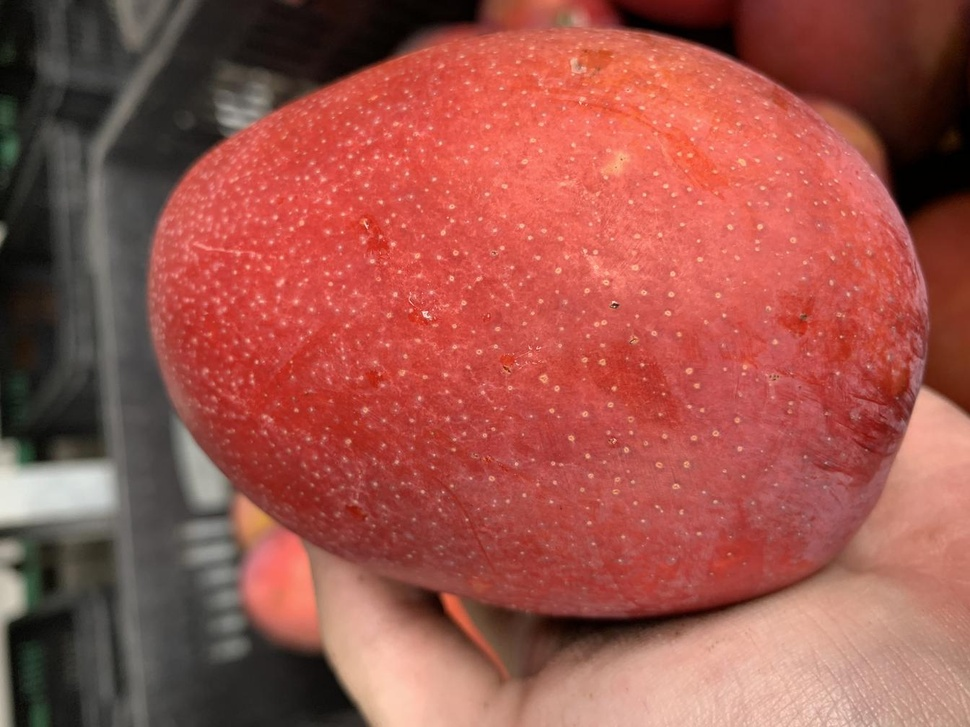
#> input picture CNN/AIMongo/G-Plant2_0616_98.jpg, 970 x 727 px, shrunk from 1344 x 1008 before the run
$ python getMongoOut1.py
#> lines starting #> are read from the running program, lines starting #| are printed output that depends on the picture; after the words box and inside, x2 and y2 are one past the last pixel; in counts of white or black regions, pixels touching at a corner belong together
# -*- coding: utf-8 -*-
"""
Created on Tue Nov 13 11:06:47 2018

@author: 李立宗  lilizong@gmail.com
《opencv图穷匕见-python实现》 电子工业出版社
"""
#输出边缘和结构信息
import cv2
import numpy as np
o = cv2.imread('G-Plant2_0616_98.jpg')
#> o is the input picture: shape (727, 970, 3); mean B, G, R 75.2, 83.9, 157.4
cv2.imshow("original",o)
gray = cv2.cvtColor(o,cv2.COLOR_BGR2GRAY)
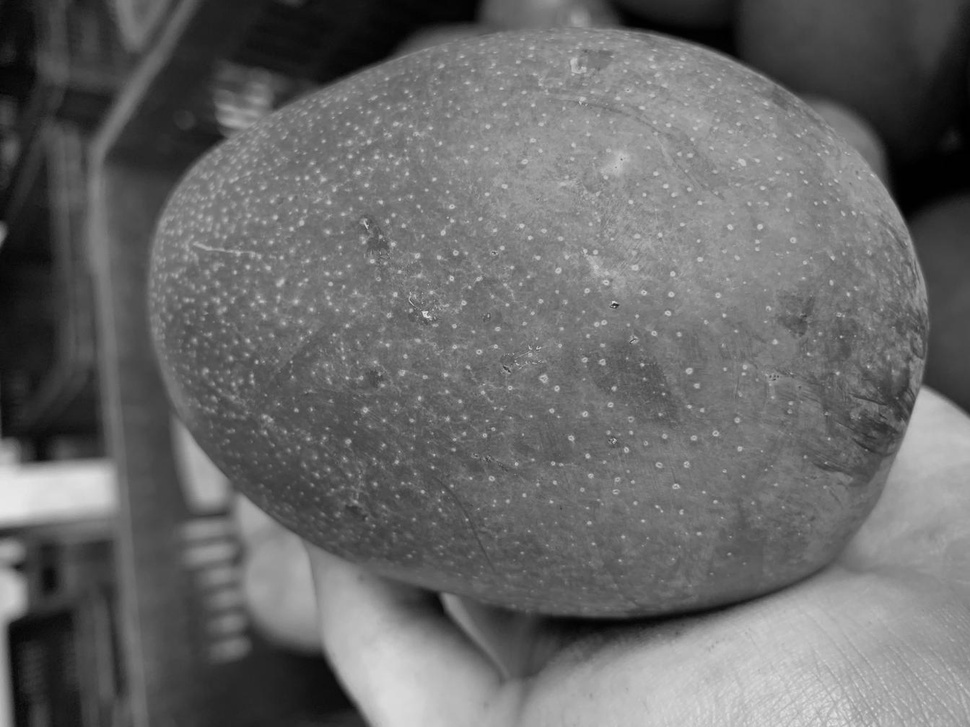
#> gray: shape (727, 970); min 0, max 233, mean 104.9
ret, binary = cv2.threshold(gray,100,120,cv2.THRESH_BINARY)
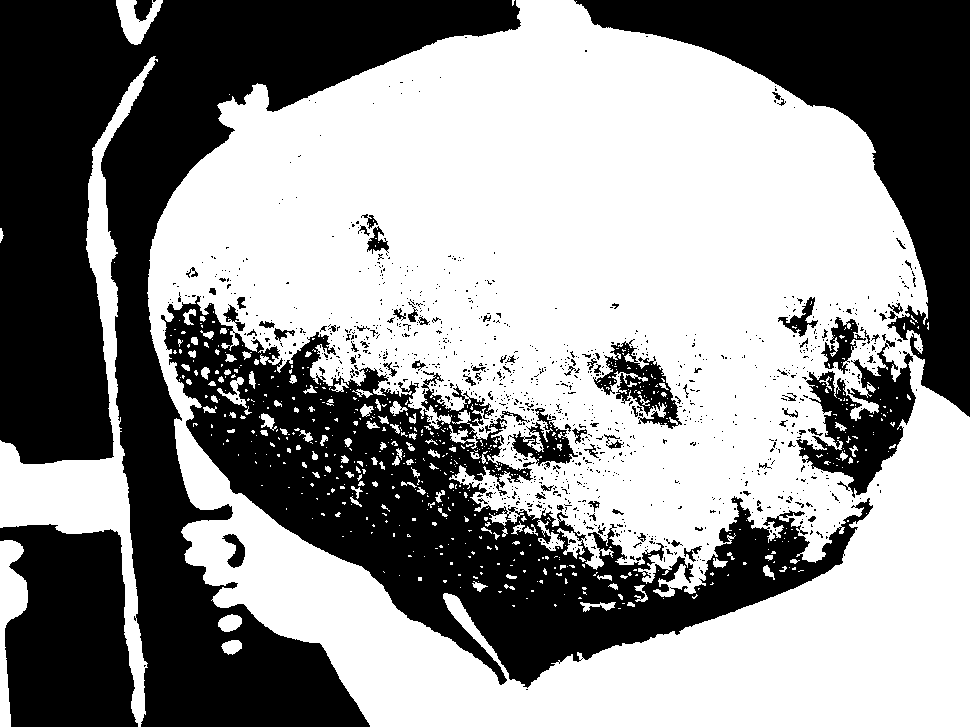
#> binary: shape (727, 970); values 0 (black) and 120 (white), 56.9% white; 1106 black regions (1012 under 20 px)
contours, hierarchy = cv2.findContours(binary,
                                             cv2.RETR_EXTERNAL,
                                             cv2.CHAIN_APPROX_SIMPLE)
#> contours = 17 contours, 10 with area under 20; largest, box (x1, y1, x2, y2) and area: (147, 0, 970, 727) 482130, (0, 56, 158, 727) 16351, (0, 540, 28, 727) 2358, (116, 0, 163, 45) 986, (218, 614, 242, 632) 286, (221, 640, 242, 655) 200, (0, 228, 4, 243) 22
n=len(contours)
#> n = 17
contoursImg=[]
for i in range(n):
    temp=np.zeros(o.shape,np.uint8)
    contoursImg.append(temp)
    contoursImg[i]=cv2.drawContours(
            contoursImg[i],contours,i,(255,255,255),5)
    cv2.imshow("contours[" + str(i)+"]",contoursImg[i])
#> this loop made 17 passes
#> pass 1, `cv2.imshow("contours[" + str(i)+"]",contoursImg[i])`:
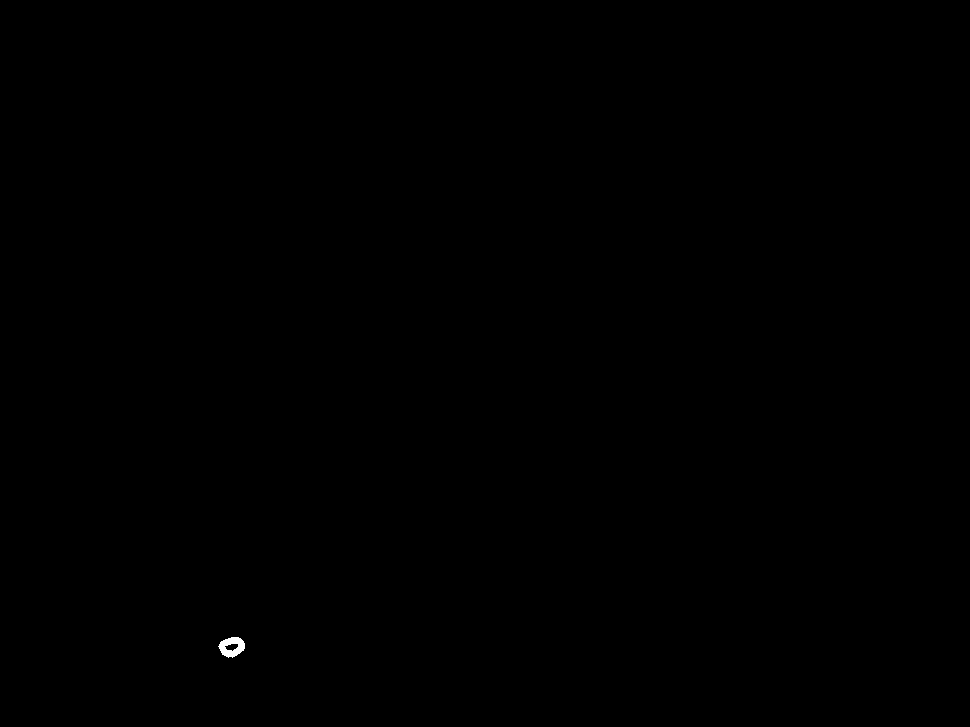
#> window 'contours[0]': shape (727, 970, 3); 0.05% white; 1 white region, box (x1, y1, x2, y2) and area: (218, 637, 245, 658) 349
#> after the loop, contoursImg = 17 items
cv2.waitKey()
cv2.destroyAllWindows()
